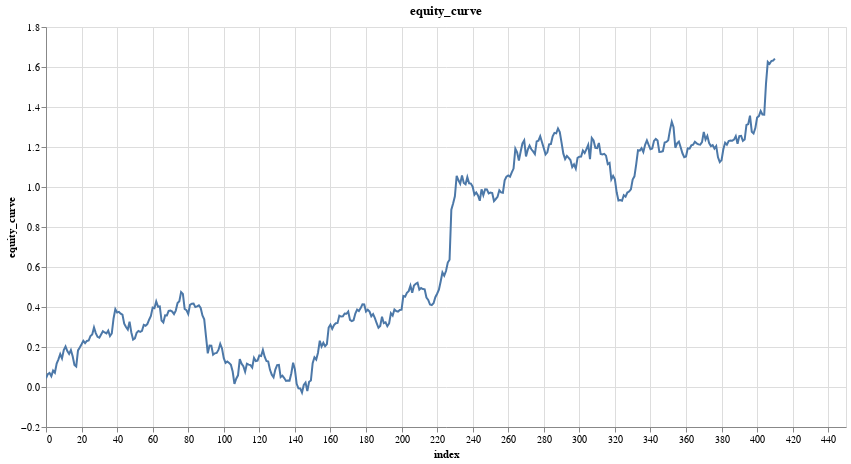

Notebook source saved alongside this figure:
### Code cell
features = ['close_log_return_lag_1']
model = LinearModel(len(features))
model_trades = research.learn_model_trades(ts.drop_nulls(), features, target, model, loss=nn.L1Loss())
research.plot_column(model_trades, 'equity_curve')

### Figure 1 — Vega-Lite specification as saved in the notebook (floating-point values rounded to 4 significant figures; data arrays with more than 128 entries replaced by an {"elided": "..."} marker saying what was removed)
{"config": {"view": {"continuousWidth": 300, "continuousHeight": 300}}, "data": {"name": "data-92400b2d969c710239e2d580f2f0ce09"}, "mark": {"type": "line", "tooltip": true}, "encoding": {"x": {"field": "index", "type": "quantitative"}, "y": {"field": "equity_curve", "type": "quantitative"}}, "height": 400, "params": [{"name": "param_2", "select": {"type": "interval", "encodings": ["x", "y"]}, "bind": "scales"}], "title": "equity_curve", "width": 800, "$schema": "https://vega.github.io/schema/vega-lite/v5.20.1.json", "datasets": {"data-92400b2d969c710239e2d580f2f0ce09": {"elided": "411 records"}}}
